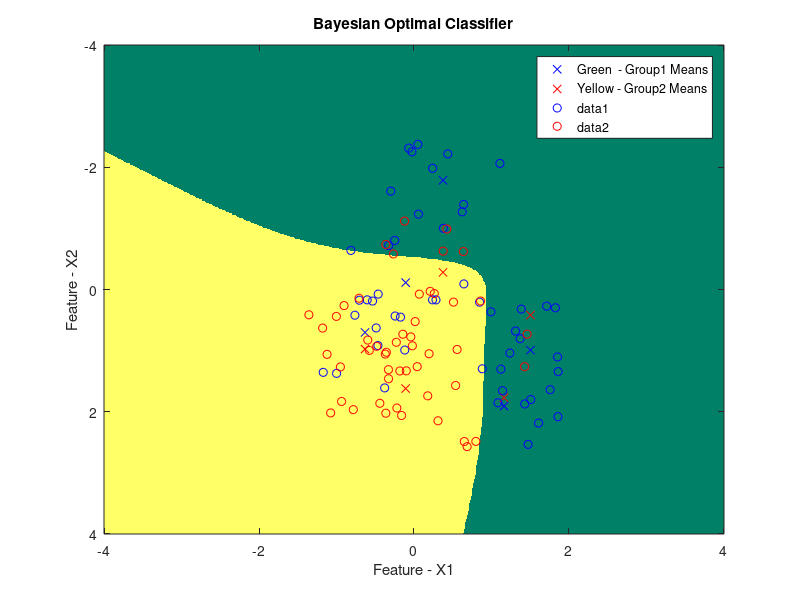

This chart was generated by the following MATLAB code:
%% Part A.1
clc;
clear all;
close all;

I = eye(2);
% Generate the means for red and blue data centres using (1,0) and (0,1).
% Gaussian Mixture Model
mBlue = mvnrnd([1,0]', I, 5);
mRed = mvnrnd([0,1]', I, 5);


%% Part A.2

% Generate datapoints for individual means m1,m2......m10 where 1-5 is blue
% and 6-10 is for blue.
dataPointBlue = null(2,1)
dataPointRed = null(2,1)
for i = 1:length(mBlue)
    mDataPoint = mBlue(i,:);
    dataPointBlue = [dataPointBlue; mvnrnd(mDataPoint,(I/5),10)]
end


for i = 1:length(mRed)
    mDataPoint = mRed(i,:);
    dataPointRed = [dataPointRed; mvnrnd(mDataPoint,(I/5),10)]
end


%% Part A.3


X1 = -4:0.01:4;
X2 = -4:0.01:4;
[X(:,:,1),X(:,:,2)] = meshgrid(X1,X2);

Pg1 = 0;
Pg2 = 0;
for i = 1:size(mRed)
   temp1 = (X(:,:,1) - mRed(i,1)).^2 ;
   temp2 = (X(:,:,2) - mRed(i,2)).^2 ;
   temp = exp((temp1+temp2)/(-2));
   Pg1 = Pg1 + temp;
   
   
   temp1 = (X(:,:,1) - mBlue(i,1)).^2 ;
   temp2 = (X(:,:,2) - mBlue(i,2)).^2 ;
   temp = exp((temp1+temp2)/(-2));
   Pg2 = Pg2 + temp;
end


P = zeros(size(Pg1));
P(find(Pg1>Pg2)) = 1;
figure(1);
colormap 'summer' 
imagesc(X1,X2,P)

hold on;
plot(mBlue(:,1),mBlue(:,2),'bx');
plot(mBlue(:,1),mRed(:,2),'rx');
xlabel('Feature - X1');
ylabel('Feature - X2');
title('Bayesian Optimal Classifier')
legend('Green  - Group1 Means','Yellow - Group2 Means');

%% Part A.4 Plot Points
plot(dataPointBlue(:,1),dataPointBlue(:,2),'bo');
plot(dataPointRed(:,1),dataPointRed(:,2),'ro');

Pg1 = 0;
Pg2 = 0;
for i = 1:size(mRed)
   temp1 = (dataPointRed(:,1) - mRed(i,1)).^2 ;
   temp2 = (dataPointRed(:,2) - mRed(i,2)).^2 ;
   temp = exp((temp1+temp2)/(-2));
   Pg1 = Pg1 + temp;
   
   
   temp1 = (dataPointRed(:,1) - mBlue(i,1)).^2 ;
   temp2 = (dataPointRed(:,2) - mBlue(i,2)).^2 ;
   temp = exp((temp1+temp2)/(-2));
   Pg2 = Pg2 + temp;
end

Yred = zeros(size(Pg1));
Yred(find(Pg1>Pg2)) = 1;

Pg1 = 0;
Pg2 = 0;
for i = 1:size(mBlue)
   temp1 = (dataPointBlue(:,1) - mRed(i,1)).^2 ;
   temp2 = (dataPointBlue(:,2) - mRed(i,2)).^2 ;
   temp = exp((temp1+temp2)/(-2));
   Pg1 = Pg1 + temp;
   
   
   temp1 = (dataPointBlue(:,1) - mBlue(i,1)).^2 ;
   temp2 = (dataPointBlue(:,2) - mBlue(i,2)).^2 ;
   temp = exp((temp1+temp2)/(-2));
   Pg2 = Pg2 + temp;
end


Yblue = zeros(size(Pg1));
Yblue(find(Pg1<Pg2)) = 1;

%% Part A.5 Count results

True_Positives = size(find(Yred == 1));
disp('True Positives');
True_Positives(1)
True_Negatives = size(find(Yblue == 1));
disp('True Negatives');
True_Negatives(1)
False_Positives = size(find(Yblue == 0));
disp('False Positives');
False_Positives(1)
False_Negatives = size(find(Yred == 0));
disp('False Negatives');
False_Negatives(1)
